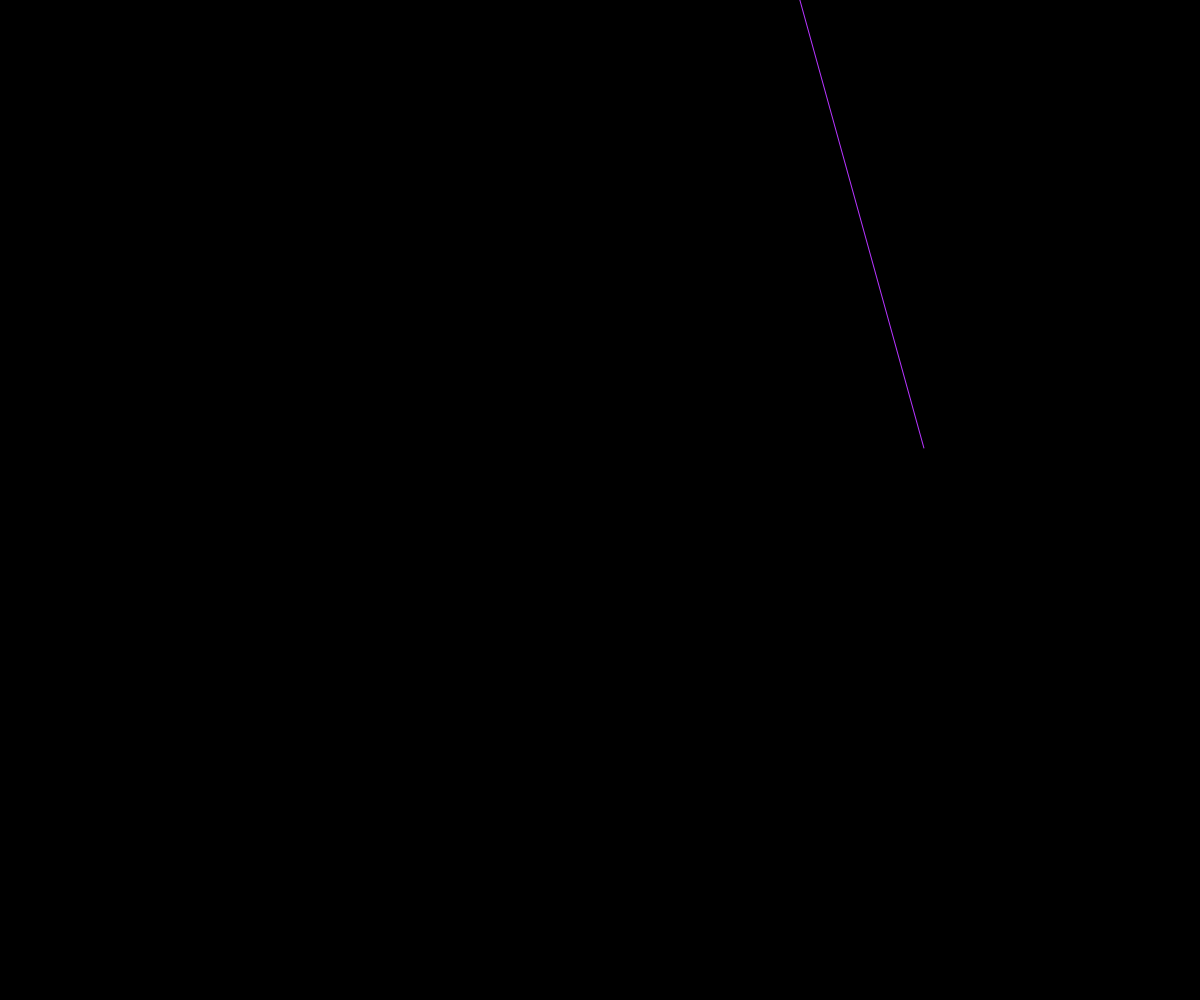
Frame 1 (no input)
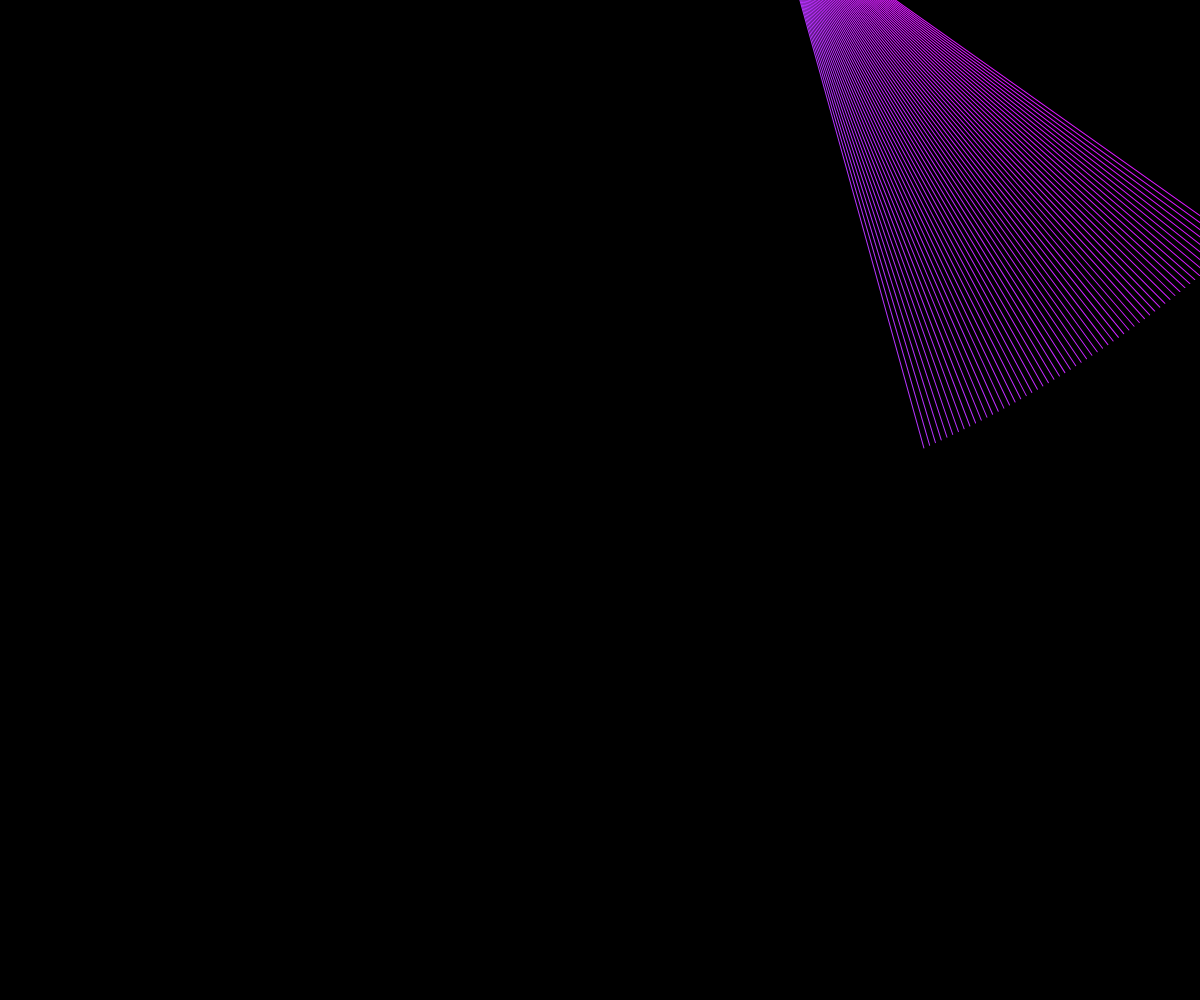
Frame 60 (no input)
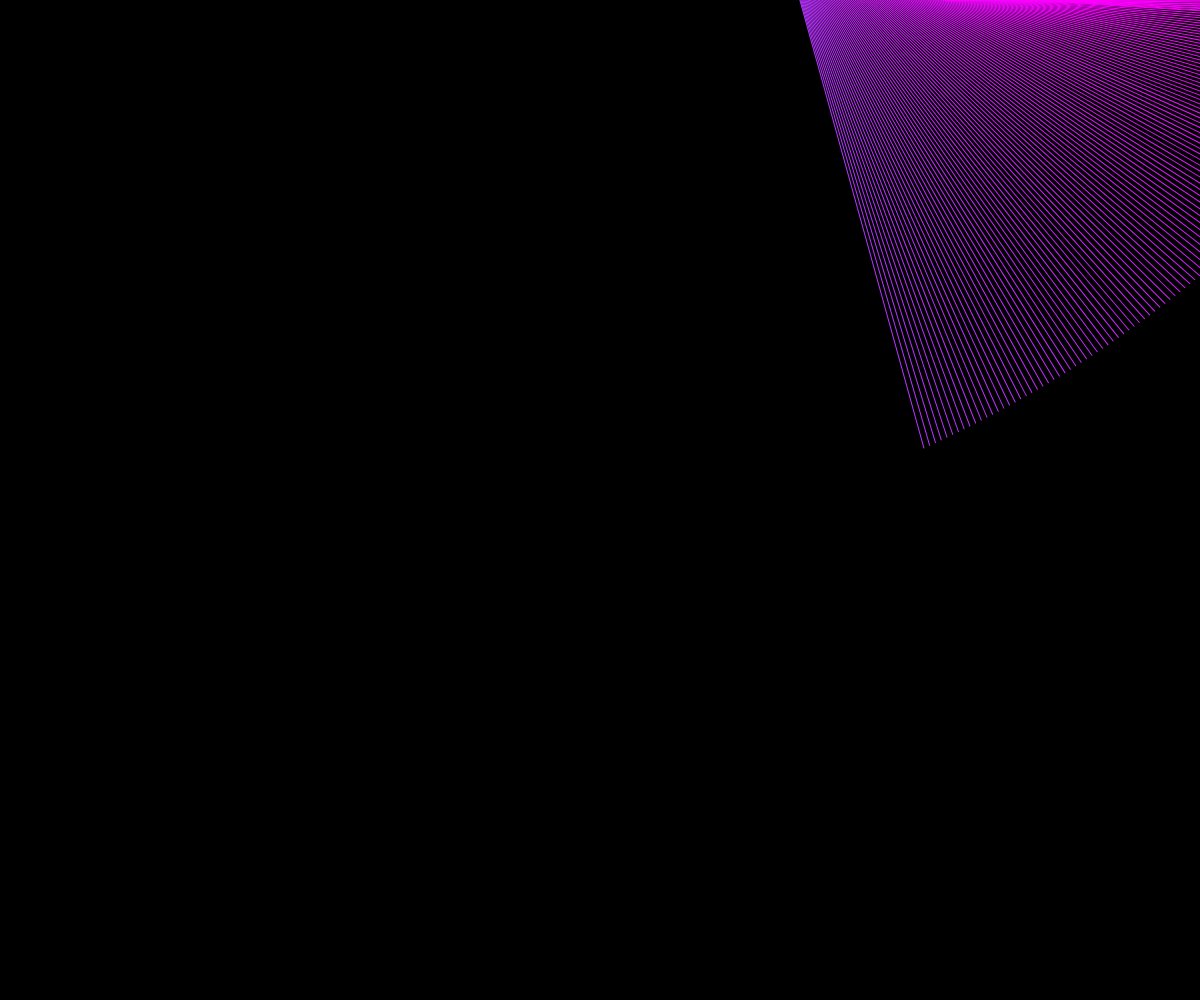
Frame 120 (the mouse pressed at the canvas centre since frame 60)

The p5.js sketch that drew these frames (run headless with seeded random() and noise() and a simulated clock; from frame 60 on, the mouse is pressed at the canvas centre):

// p5.js sketch
// ── sketch.js
let x;
let y;
let speedX = 3;
let speedY = 5;


function setup() {
    createCanvas(windowWidth, windowHeight);
    x = random(0, width);
    y = random(0, height);
    speedX = random(-6, 6);
    speedY = random(-6, 6);
    background(0, 0, 0);
  }
  
function draw() {
  const redVal = map(x, 0, width, 0, 255);
  const greenVal = map(y, 0, height, 0, 255);

  translate(x, y);
  const rotation = map(y, 0, height, 0, TWO_PI);
  rotate(rotation);
  stroke(redVal, greenVal, 255);
  line(-250, 0, 250, 0); 

  x = x + speedX;
  y = y + speedY;
  if (x > width || x < 0) {
    speedX = -speedX;
  }

  if (y > height || y < 0) {
    speedY = -speedY;
  }

  }
